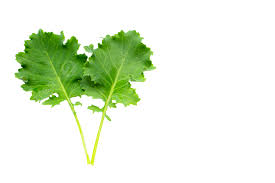
#> input picture daun.jpeg, 275 x 183 px
$ python soal1.py   (older library calls are emulated)
#> lines starting #> are read from the running program, lines starting #| are printed output that depends on the picture; after the words box and inside, x2 and y2 are one past the last pixel; in counts of white or black regions, pixels touching at a corner belong together
#> further down, image is the input picture: shape (183, 275, 3); mean B, G, R 220.1, 239.9, 229.6
import cv2
import numpy as np

def sobel_detection(image):
  """
  Fungsi untuk deteksi tepi menggunakan operator Sobel.

  Args:
    image: Matriks NumPy yang berisi gambar.

  Returns:
    Hasil deteksi tepi (matriks NumPy).
  """
  # Konversi gambar ke grayscale
  gray_image = cv2.cvtColor(image, cv2.COLOR_BGR2GRAY)
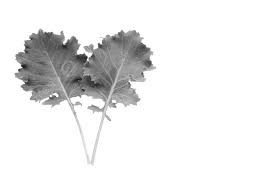
#> gray_image: shape (183, 275); min 21, max 255, mean 234.6

  # Operator Sobel untuk arah horizontal (Gx)
  sobel_x = cv2.Sobel(gray_image, cv2.CV_64F, 1, 0)
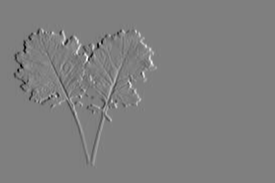
#> sobel_x: shape (183, 275) float64; min -739, max 741, mean 0; drawn with min black and max white

  # Operator Sobel untuk arah vertikal (Gy)
  sobel_y = cv2.Sobel(gray_image, cv2.CV_64F, 0, 1)
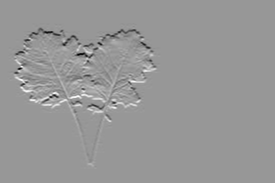
#> sobel_y: shape (183, 275) float64; min -723, max 494, mean 0; drawn with min black and max white

  # Magnitude gradien (Gt)
  sobel_magnitude = np.sqrt(sobel_x*2 + sobel_y*2)
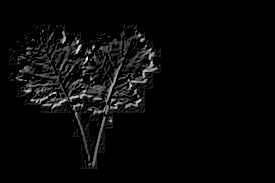
#> sobel_magnitude: shape (183, 275) float64; 11.77% of the values are NaN or infinite; the others: min 0, max 41.95, mean 1.6; drawn with min black, max white, NaN and infinite black

  # Normalisasi magnitude
  sobel_magnitude = sobel_magnitude / np.max(sobel_magnitude)
#> sobel_magnitude: shape (183, 275) float64; every value is NaN or infinite

  return sobel_magnitude

def laplacian_detection(image):
  """
  Fungsi untuk deteksi tepi menggunakan operator Laplacian.

  Args:
    image: Matriks NumPy yang berisi gambar.

  Returns:
    Hasil deteksi tepi (matriks NumPy).
  """
  # Konversi gambar ke grayscale
  gray_image = cv2.cvtColor(image, cv2.COLOR_BGR2GRAY)

  # Operator Laplacian
  laplacian = cv2.Laplacian(gray_image, cv2.CV_64F)
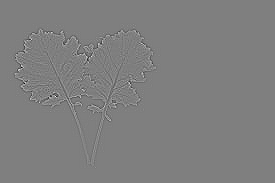
#> laplacian: shape (183, 275) float64; min -370, max 372, mean 0; drawn with min black and max white

  # Normalisasi Laplacian
  laplacian = laplacian / np.max(laplacian)

  return laplacian

def canny_detection(image):
  """
  Fungsi untuk deteksi tepi menggunakan Canny edge detection.

  Args:
    image: Matriks NumPy yang berisi gambar.

  Returns:
    Hasil deteksi tepi (matriks NumPy).
  """
  # Konversi gambar ke grayscale
  gray_image = cv2.cvtColor(image, cv2.COLOR_BGR2GRAY)

  # Canny edge detection
  edges = cv2.Canny(gray_image, 50, 150)
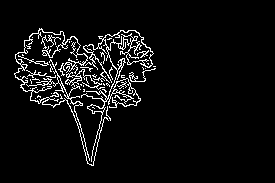
#> edges: shape (183, 275); 5.6% white in thin lines or dots, all inside (x1, y1, x2, y2) = (14, 28, 156, 166)

  return edges

# Baca gambar
image = cv2.imread('daun.jpeg')

# Deteksi tepi dengan Sobel
sobel_magnitude = sobel_detection(image)

# Deteksi tepi dengan Laplacian
laplacian = laplacian_detection(image)

# Deteksi tepi dengan Canny
canny_edges = canny_detection(image)

# Tampilkan hasil deteksi tepi
cv2.imshow('Sobel', sobel_magnitude)
cv2.imshow('Laplacian', laplacian)
cv2.imshow('Canny', canny_edges)

# Tunggu tombol ditekan
cv2.waitKey(0)

$ run again, with Gambar lat1.png saved as daun.jpeg
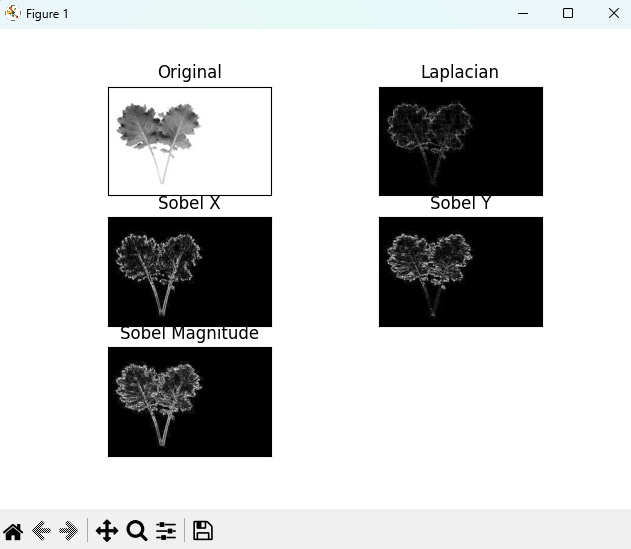
#> input picture Gambar lat1.png, 631 x 549 px
#> image is the input picture: shape (549, 631, 3); mean B, G, R 199.2, 199.2, 198.5
#> in laplacian_detection, `laplacian = cv2.Laplacian(gray_image, cv2.CV_64F)`:
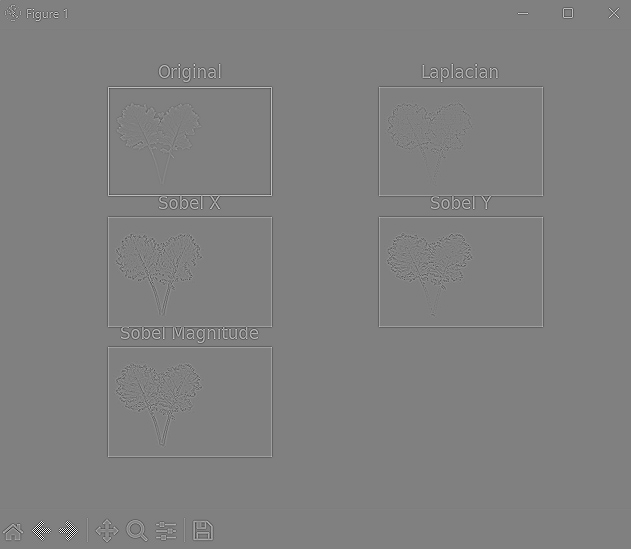
#> laplacian: shape (549, 631) float64; min -984, max 972, mean 0; drawn with min black and max white
#> in canny_detection, `edges = cv2.Canny(gray_image, 50, 150)`:
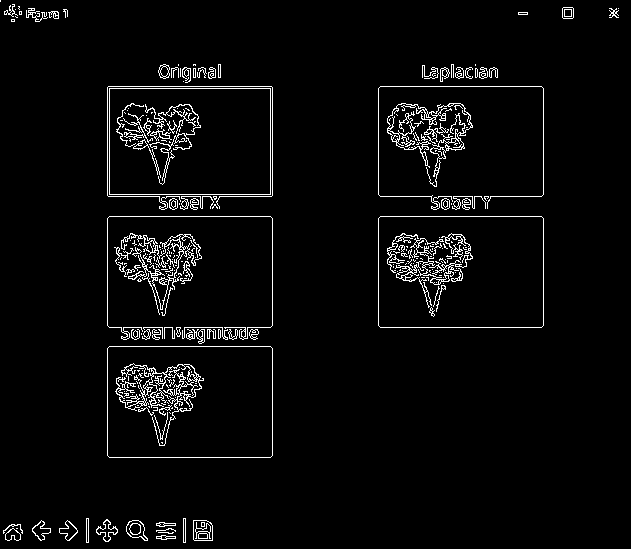
#> edges: shape (549, 631); 3.8% white in thin lines or dots

$ run again, with Gambar lat2.png saved as daun.jpeg
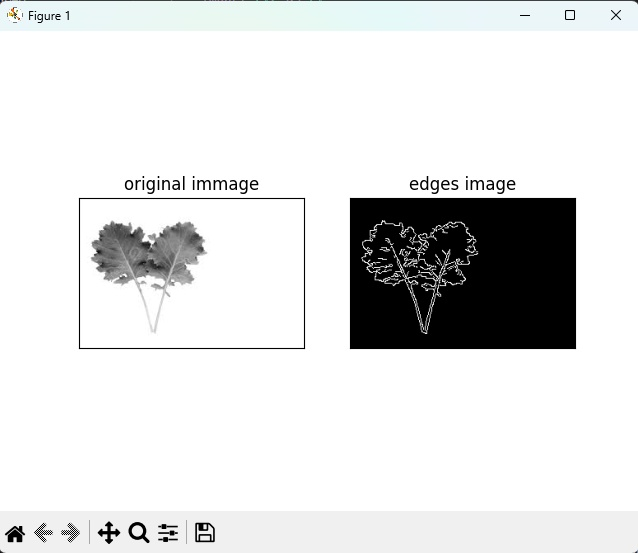
#> input picture Gambar lat2.png, 638 x 553 px
#> image is the input picture: shape (553, 638, 3); mean B, G, R 225, 225.1, 224.4
#> in laplacian_detection, `laplacian = cv2.Laplacian(gray_image, cv2.CV_64F)`:
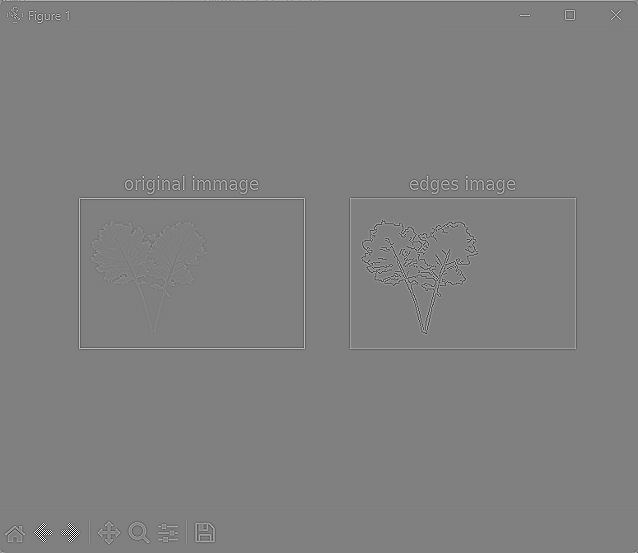
#> laplacian: shape (553, 638) float64; min -978, max 969, mean 0.3; drawn with min black and max white
#> in canny_detection, `edges = cv2.Canny(gray_image, 50, 150)`:
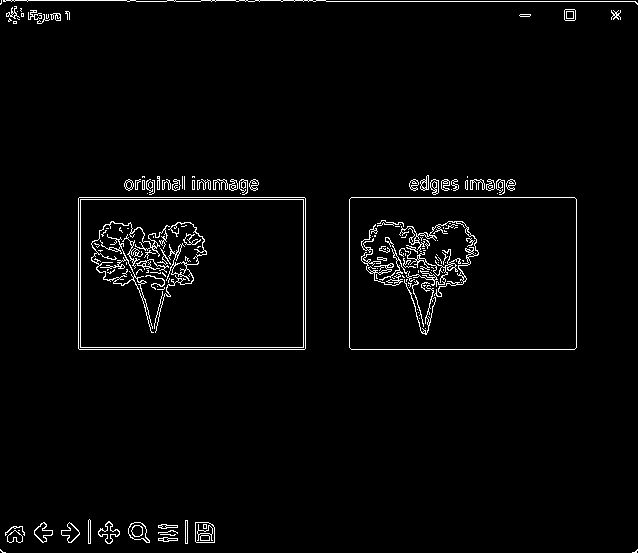
#> edges: shape (553, 638); 2.6% white in thin lines or dots
